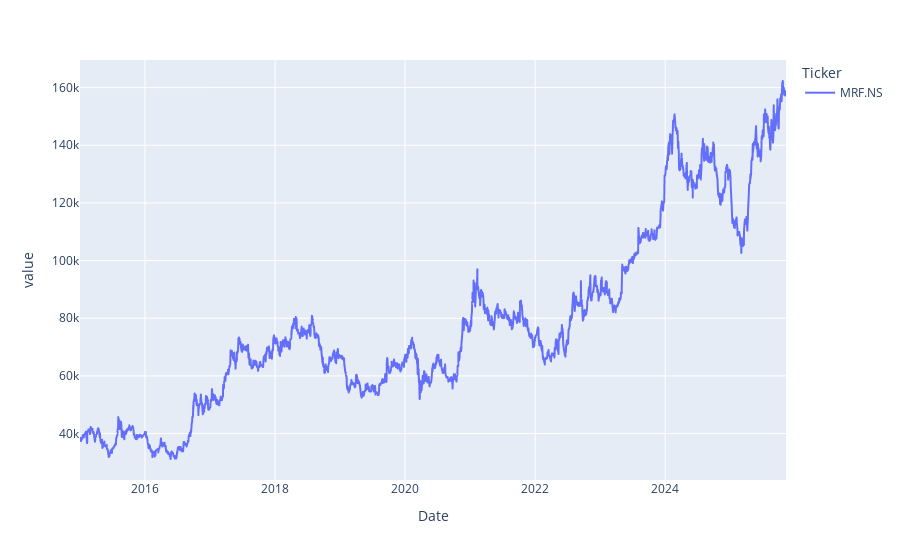

The notebook cell this image was saved under:
### Code cell
close.plot()

### Figure 1 — Plotly figure (JSON) as saved in the notebook; plotly's stock layout.template omitted (floating-point values rounded to 4 significant figures; data arrays with more than 128 entries replaced by an {"elided": "..."} marker saying what was removed)
{"data": [{"hovertemplate": "Ticker=MRF.NS<br>Date=%{x}<br>value=%{y}<extra></extra>", "legendgroup": "MRF.NS", "line": {"color": "#636efa", "dash": "solid"}, "marker": {"symbol": "circle"}, "mode": "lines", "name": "MRF.NS", "showlegend": true, "type": "scattergl", "x": {"elided": "2681 str values"}, "xaxis": "x", "y": {"elided": "2681 float values"}, "yaxis": "y"}], "layout": {"legend": {"title": {"text": "Ticker"}, "tracegroupgap": 0}, "margin": {"t": 60}, "xaxis": {"anchor": "y", "domain": [0, 1], "title": {"text": "Date"}}, "yaxis": {"anchor": "x", "domain": [0, 1], "title": {"text": "value"}}}}
